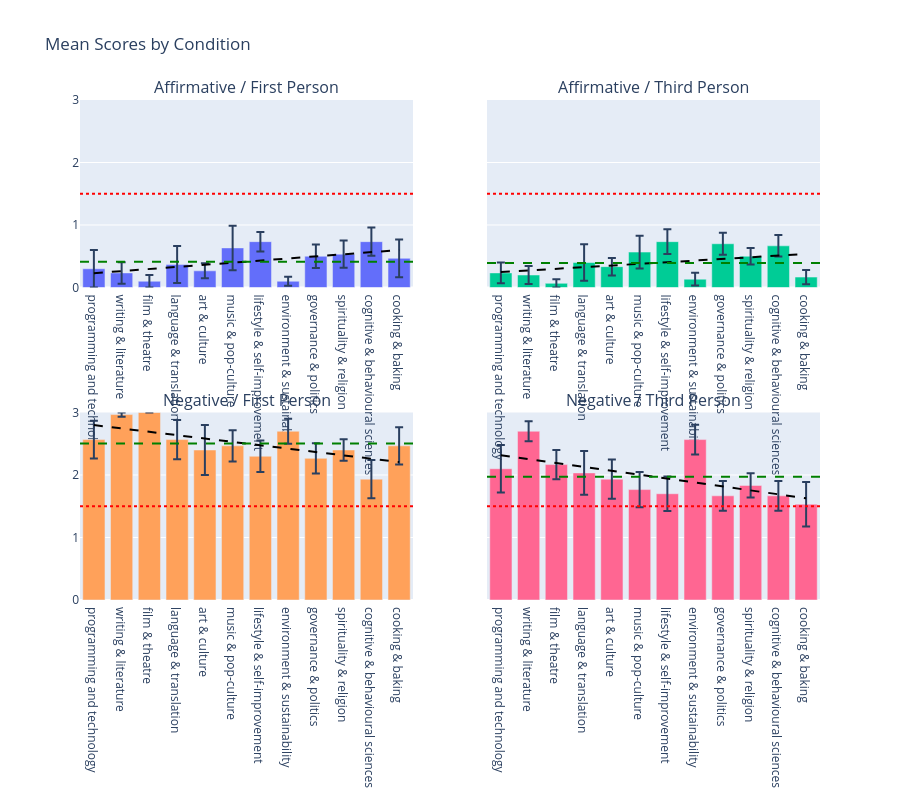

The cell this chart's notebook holds for it:
### Code cell
from scipy import stats
import plotly.graph_objects as go
from plotly.subplots import make_subplots

conditions = [
    ("affirmative", "first"),
    ("affirmative", "third"),
    ("negative", "first"),
    ("negative", "third"),
]

fig = make_subplots(rows=2, cols=2, subplot_titles=[
    "Affirmative / First Person",
    "Affirmative / Third Person",
    "Negative / First Person",
    "Negative / Third Person"
], shared_yaxes=True)

for i, (polarity, person) in enumerate(conditions):
    row, col = (i // 2) + 1, (i % 2) + 1
    subset = df[(df["polarity"] == polarity) & (df["person"] == person)].copy()
    subset["topic"] = pd.Categorical(subset["topic"], categories=TOPICS, ordered=True)
    subset = subset.sort_values("topic")

    # bar
    fig.add_trace(go.Bar(
        x=subset["topic"], y=subset["mean"],
        error_y=dict(type="data", array=subset["stderr"]),
        name=f"{polarity}/{person}", showlegend=False
    ), row=row, col=col)

    # trend line
    x_num = list(range(len(subset)))
    slope, intercept, _, _, _ = stats.linregress(x_num, subset["mean"])
    trend = [slope * x + intercept for x in x_num]
    fig.add_trace(go.Scatter(
        x=subset["topic"], y=trend,
        mode="lines", line=dict(color="black", dash="dash"),
        name="trend", showlegend=False
    ), row=row, col=col)

    # random baseline
    fig.add_hline(y=1.5, line_dash="dot", line_color="red", row=row, col=col)
    
    # mean of each set
    condition_mean = subset["mean"].mean()
    fig.add_hline(y=condition_mean, line_dash="dash", line_color="green", row=row, col=col)

fig.update_layout(title="Mean Scores by Condition", height=800)
fig.update_yaxes(range=[0, 3])
fig.show()

### Figure 1 — Plotly figure (JSON) as saved in the notebook; plotly's stock layout.template omitted (floating-point values rounded to 4 significant figures)
{"data": [{"error_y": {"array": [0.3, 0.1725, 0.1, 0.2959, 0.1197, 0.3564, 0.1556, 0.07115, 0.1876, 0.2177, 0.2266, 0.3031], "type": "data"}, "name": "affirmative/first", "showlegend": false, "type": "bar", "x": ["programming and technology", "writing & literature", "film & theatre", "language & translation", "art & culture", "music & pop-culture", "lifestyle & self-improvement", "environment & sustainability", "governance & politics", "spirituality & religion", "cognitive & behavioural sciences", "cooking & baking"], "xaxis": "x", "y": [0.3, 0.2333, 0.1, 0.3667, 0.2667, 0.6333, 0.7333, 0.1, 0.5, 0.5333, 0.7333, 0.4667], "yaxis": "y"}, {"line": {"color": "black", "dash": "dash"}, "mode": "lines", "name": "trend", "showlegend": false, "type": "scatter", "x": ["programming and technology", "writing & literature", "film & theatre", "language & translation", "art & culture", "music & pop-culture", "lifestyle & self-improvement", "environment & sustainability", "governance & politics", "spirituality & religion", "cognitive & behavioural sciences", "cooking & baking"], "xaxis": "x", "y": [0.2286, 0.2623, 0.296, 0.3297, 0.3634, 0.397, 0.4307, 0.4644, 0.4981, 0.5318, 0.5655, 0.5991], "yaxis": "y"}, {"error_y": {"array": [0.1652, 0.1423, 0.06667, 0.2931, 0.1405, 0.2632, 0.1975, 0.1018, 0.1753, 0.1338, 0.1721, 0.1139], "type": "data"}, "name": "affirmative/third", "showlegend": false, "type": "bar", "x": ["programming and technology", "writing & literature", "film & theatre", "language & translation", "art & culture", "music & pop-culture", "lifestyle & self-improvement", "environment & sustainability", "governance & politics", "spirituality & religion", "cognitive & behavioural sciences", "cooking & baking"], "xaxis": "x2", "y": [0.2333, 0.2, 0.06667, 0.4, 0.3333, 0.5667, 0.7333, 0.1333, 0.7, 0.5, 0.6667, 0.1667], "yaxis": "y2"}, {"line": {"color": "black", "dash": "dash"}, "mode": "lines", "name": "trend", "showlegend": false, "type": "scatter", "x": ["programming and technology", "writing & literature", "film & theatre", "language & translation", "art & culture", "music & pop-culture", "lifestyle & self-improvement", "environment & sustainability", "governance & politics", "spirituality & religion", "cognitive & behavioural sciences", "cooking & baking"], "xaxis": "x2", "y": [0.2462, 0.2726, 0.2991, 0.3255, 0.352, 0.3784, 0.4049, 0.4314, 0.4578, 0.4843, 0.5107, 0.5372], "yaxis": "y2"}, {"error_y": {"array": [0.3025, 0.03333, 0.0, 0.3145, 0.4, 0.2494, 0.2507, 0.2015, 0.2424, 0.1707, 0.3055, 0.299], "type": "data"}, "name": "negative/first", "showlegend": false, "type": "bar", "x": ["programming and technology", "writing & literature", "film & theatre", "language & translation", "art & culture", "music & pop-culture", "lifestyle & self-improvement", "environment & sustainability", "governance & politics", "spirituality & religion", "cognitive & behavioural sciences", "cooking & baking"], "xaxis": "x3", "y": [2.567, 2.967, 3.0, 2.567, 2.4, 2.467, 2.3, 2.7, 2.267, 2.4, 1.933, 2.467], "yaxis": "y3"}, {"line": {"color": "black", "dash": "dash"}, "mode": "lines", "name": "trend", "showlegend": false, "type": "scatter", "x": ["programming and technology", "writing & literature", "film & theatre", "language & translation", "art & culture", "music & pop-culture", "lifestyle & self-improvement", "environment & sustainability", "governance & politics", "spirituality & religion", "cognitive & behavioural sciences", "cooking & baking"], "xaxis": "x3", "y": [2.798, 2.745, 2.691, 2.637, 2.583, 2.53, 2.476, 2.422, 2.368, 2.315, 2.261, 2.207], "yaxis": "y3"}, {"error_y": {"array": [0.3786, 0.1606, 0.2344, 0.3494, 0.3135, 0.2813, 0.2742, 0.2386, 0.2383, 0.194, 0.2383, 0.3556], "type": "data"}, "name": "negative/third", "showlegend": false, "type": "bar", "x": ["programming and technology", "writing & literature", "film & theatre", "language & translation", "art & culture", "music & pop-culture", "lifestyle & self-improvement", "environment & sustainability", "governance & politics", "spirituality & religion", "cognitive & behavioural sciences", "cooking & baking"], "xaxis": "x4", "y": [2.1, 2.7, 2.167, 2.033, 1.933, 1.767, 1.7, 2.567, 1.667, 1.833, 1.667, 1.533], "yaxis": "y4"}, {"line": {"color": "black", "dash": "dash"}, "mode": "lines", "name": "trend", "showlegend": false, "type": "scatter", "x": ["programming and technology", "writing & literature", "film & theatre", "language & translation", "art & culture", "music & pop-culture", "lifestyle & self-improvement", "environment & sustainability", "governance & politics", "spirituality & religion", "cognitive & behavioural sciences", "cooking & baking"], "xaxis": "x4", "y": [2.316, 2.253, 2.191, 2.128, 2.066, 2.003, 1.941, 1.879, 1.816, 1.754, 1.691, 1.629], "yaxis": "y4"}], "layout": {"annotations": [{"font": {"size": 16}, "showarrow": false, "text": "Affirmative / First Person", "x": 0.225, "xanchor": "center", "xref": "paper", "y": 1, "yanchor": "bottom", "yref": "paper"}, {"font": {"size": 16}, "showarrow": false, "text": "Affirmative / Third Person", "x": 0.775, "xanchor": "center", "xref": "paper", "y": 1, "yanchor": "bottom", "yref": "paper"}, {"font": {"size": 16}, "showarrow": false, "text": "Negative / First Person", "x": 0.225, "xanchor": "center", "xref": "paper", "y": 0.375, "yanchor": "bottom", "yref": "paper"}, {"font": {"size": 16}, "showarrow": false, "text": "Negative / Third Person", "x": 0.775, "xanchor": "center", "xref": "paper", "y": 0.375, "yanchor": "bottom", "yref": "paper"}], "height": 800, "shapes": [{"line": {"color": "red", "dash": "dot"}, "type": "line", "x0": 0, "x1": 1, "xref": "x domain", "y0": 1.5, "y1": 1.5, "yref": "y"}, {"line": {"color": "green", "dash": "dash"}, "type": "line", "x0": 0, "x1": 1, "xref": "x domain", "y0": 0.4139, "y1": 0.4139, "yref": "y"}, {"line": {"color": "red", "dash": "dot"}, "type": "line", "x0": 0, "x1": 1, "xref": "x2 domain", "y0": 1.5, "y1": 1.5, "yref": "y2"}, {"line": {"color": "green", "dash": "dash"}, "type": "line", "x0": 0, "x1": 1, "xref": "x2 domain", "y0": 0.3917, "y1": 0.3917, "yref": "y2"}, {"line": {"color": "red", "dash": "dot"}, "type": "line", "x0": 0, "x1": 1, "xref": "x3 domain", "y0": 1.5, "y1": 1.5, "yref": "y3"}, {"line": {"color": "green", "dash": "dash"}, "type": "line", "x0": 0, "x1": 1, "xref": "x3 domain", "y0": 2.503, "y1": 2.503, "yref": "y3"}, {"line": {"color": "red", "dash": "dot"}, "type": "line", "x0": 0, "x1": 1, "xref": "x4 domain", "y0": 1.5, "y1": 1.5, "yref": "y4"}, {"line": {"color": "green", "dash": "dash"}, "type": "line", "x0": 0, "x1": 1, "xref": "x4 domain", "y0": 1.972, "y1": 1.972, "yref": "y4"}], "title": {"text": "Mean Scores by Condition"}, "xaxis": {"anchor": "y", "domain": [0, 0.45]}, "xaxis2": {"anchor": "y2", "domain": [0.55, 1]}, "xaxis3": {"anchor": "y3", "domain": [0, 0.45]}, "xaxis4": {"anchor": "y4", "domain": [0.55, 1]}, "yaxis": {"anchor": "x", "domain": [0.625, 1], "range": [0, 3]}, "yaxis2": {"anchor": "x2", "domain": [0.625, 1], "matches": "y", "range": [0, 3], "showticklabels": false}, "yaxis3": {"anchor": "x3", "domain": [0, 0.375], "range": [0, 3]}, "yaxis4": {"anchor": "x4", "domain": [0, 0.375], "matches": "y3", "range": [0, 3], "showticklabels": false}}}
